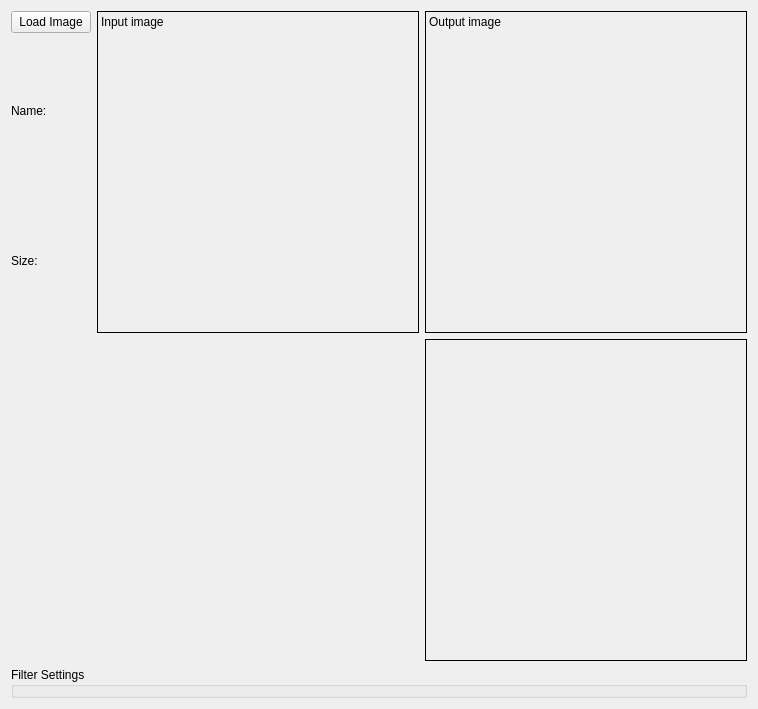
      <widget class="QWidget" name="tab_filters">
       <attribute name="title">
        <string>Filters</string>
       </attribute>
       <layout class="QGridLayout" name="gridLayout_3">
        <item row="0" column="1" rowspan="3">
         <widget class="QLabel" name="filter_input_image">
          <property name="minimumSize">
           <size>
            <width>322</width>
            <height>322</height>
           </size>
          </property>
          <property name="maximumSize">
           <size>
            <width>322</width>
            <height>322</height>
           </size>
          </property>
          <property name="frameShape">
           <enum>QFrame::Box</enum>
          </property>
          <property name="text">
           <string>Input image</string>
          </property>
          <property name="alignment">
           <set>Qt::AlignLeading|Qt::AlignLeft|Qt::AlignTop</set>
          </property>
         </widget>
        </item>
        <item row="1" column="0">
         <widget class="QLabel" name="filter_image_name">
          <property name="text">
           <string>Name:</string>
          </property>
         </widget>
        </item>
        <item row="0" column="0">
         <widget class="QPushButton" name="filter_browse_button">
          <property name="text">
           <string>Load Image</string>
          </property>
         </widget>
        </item>
        <item row="4" column="0" colspan="3">
         <widget class="QGroupBox" name="groupBox">
          <property name="title">
           <string>Filter Settings</string>
          </property>
          <widget class="QWidget" name="horizontalLayoutWidget">
           <property name="geometry">
            <rect>
             <x>20</x>
             <y>40</y>
             <width>311</width>
             <height>41</height>
            </rect>
           </property>
           <layout class="QHBoxLayout" name="horizontalLayout">
            <item>
             <widget class="QLabel" name="label_3">
              <property name="text">
               <string>Select Filter</string>
              </property>
             </widget>
            </item>
            <item>
             <widget class="QComboBox" name="filter_combo_box">
              <item>
               <property name="text">
                <string/>
               </property>
              </item>
              <item>
               <property name="text">
                <string>Gaussian</string>
               </property>
              </item>
              <item>
               <property name="text">
                <string>Canny</string>
               </property>
              </item>
              <item>
               <property name="text">
                <string>Sobel</string>
               </property>
              </item>
              <item>
               <property name="text">
                <string>Median</string>
               </property>
              </item>
              <item>
               <property name="text">
                <string>Roberts</string>
               </property>
              </item>
              <item>
               <property name="text">
                <string>Prewitt</string>
               </property>
              </item>
              <item>
               <property name="text">
                <string>Average</string>
               </property>
              </item>
             </widget>
            </item>
           </layout>
          </widget>
          <widget class="QGroupBox" name="groupBox_2">
           <property name="geometry">
            <rect>
             <x>380</x>
             <y>30</y>
             <width>311</width>
             <height>71</height>
            </rect>
           </property>
           <property name="title">
            <string>Additional Parameters</string>
           </property>
          </widget>
          <widget class="QLabel" name="label_4">
           <property name="geometry">
            <rect>
             <x>22</x>
             <y>102</y>
             <width>151</width>
             <height>39</height>
            </rect>
           </property>
           <property name="text">
            <string>Select Noise</string>
           </property>
          </widget>
          <widget class="QComboBox" name="noise_combo_box">
           <property name="geometry">
            <rect>
             <x>180</x>
             <y>110</y>
             <width>151</width>
             <height>22</height>
            </rect>
           </property>
           <item>
            <property name="text">
             <string/>
            </property>
           </item>
           <item>
            <property name="text">
             <string>Gaussian</string>
            </property>
           </item>
           <item>
            <property name="text">
             <string>Uniform</string>
            </property>
           </item>
           <item>
            <property name="text">
             <string>Salt and Pepper</string>
            </property>
           </item>
          </widget>
         </widget>
        </item>
        <item row="0" column="2" rowspan="3">
         <widget class="QLabel" name="filter_noise_image">
          <property name="minimumSize">
           <size>
            <width>322</width>
            <height>322</height>
           </size>
          </property>
          <property name="maximumSize">
           <size>
            <width>322</width>
            <height>322</height>
           </size>
          </property>
          <property name="frameShape">
           <enum>QFrame::Box</enum>
          </property>
          <property name="text">
           <string>Output image</string>
          </property>
          <property name="textFormat">
           <enum>Qt::PlainText</enum>
          </property>
          <property name="alignment">
           <set>Qt::AlignLeading|Qt::AlignLeft|Qt::AlignTop</set>
          </property>
         </widget>
        </item>
        <item row="2" column="0">
         <widget class="QLabel" name="filter_image_size">
          <property name="text">
           <string>Size:</string>
          </property>
         </widget>
        </item>
        <item row="3" column="2">
         <widget class="QLabel" name="filter_filter_image">
          <property name="minimumSize">
           <size>
            <width>322</width>
            <height>322</height>
           </size>
          </property>
          <property name="frameShape">
           <enum>QFrame::Box</enum>
          </property>
          <property name="text">
           <string/>
          </property>
         </widget>
        </item>
       </layout>
      </widget>
